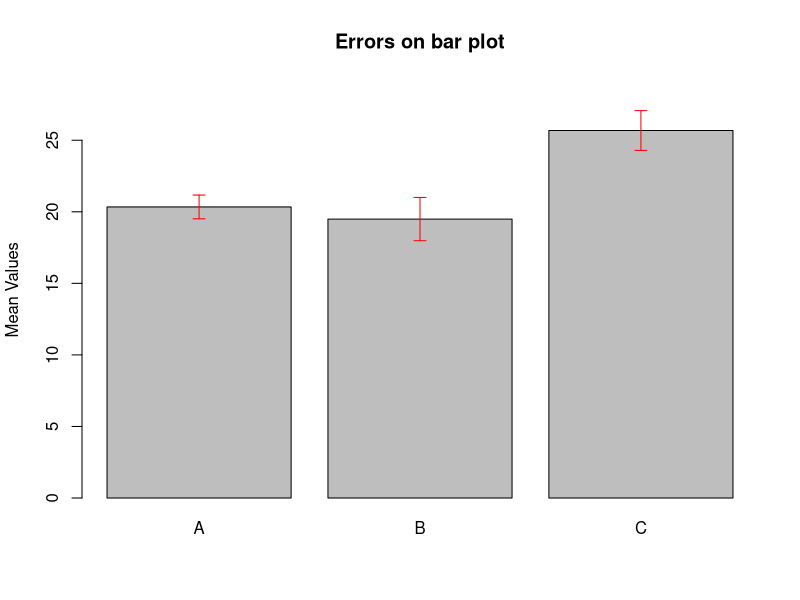
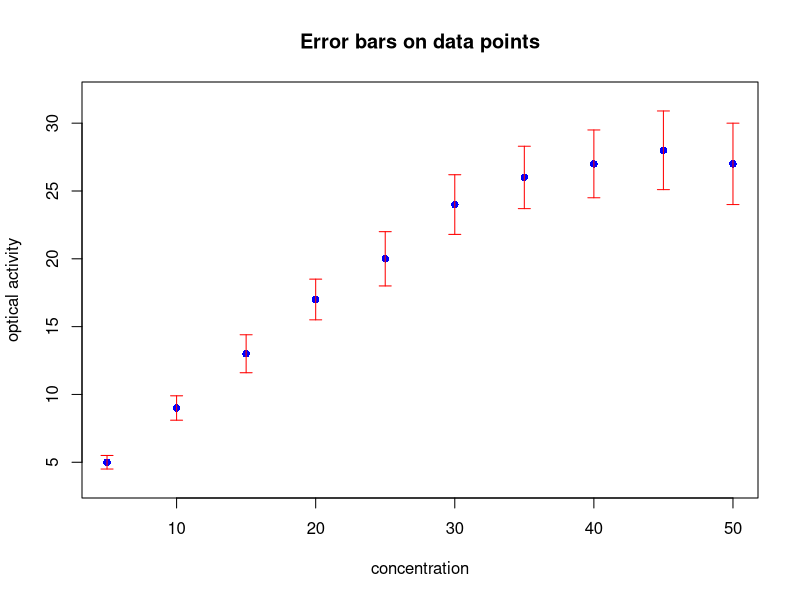

These charts were generated, in order, by the following R code:
######## LAB-14 (DATE: 24-4-25) ########

######## Section-1 (Error bars, covariance and correlation) ########
# An error is a small line segment around each point (X,Y) representing the uncertainity in the measured value Y.

### Q-1.1 (Error bars on bar plots)

means <- c(20.34, 19.49, 25.68)
stderr <- c(0.83, 1.51, 1.39)
mean_labels <- c('A', 'B', 'C')

# Make a bar plot with the following features: the three means should be labeled as ‘A’, ‘B’ and ‘C’, grey filled bars, plot title as ’Errors on bar plot’.
bar_pos <- barplot(means, names.arg = mean_labels, col='grey', ylim=c(0, max(means+stderr)+2), main="Errors on bar plot", ylab="Mean Values")

# Use the arrows() function to plot the error bars. 
# arrows(x0, y0, x1, y1, length, angle, code = 2, col, lty, lwd ) where the arrow is drawn from (x0,y0) to (x1,y1), with given length, angle between the arrow head and arrow
# head, and code to specify whether arrow heads at one end or both.
arrows(x0 = bar_pos, y0 = means + stderr, x1 = bar_pos, y1 = means - stderr, angle = 90, code = 3, length = 0.06, col='red')

# Interpretation:
# Group-A: Moderate mean, smallest standard error, so most precise with less uncertainty.
# Group-B: Lowest mean, largest standard error, so it is least precise with the most uncertainty in the mean.
# Group-C: Highest mean, standard error is bit lower than group-B but higher than group-A (moderate uncertainty).
# Hence, group-A is the most reliable and group-B is the least reliable.

### Q-1.2 (Error bars on (x,y) plots)

x <- c(5, 10, 15, 20, 25, 30, 35, 40, 45, 50)
y <- c(5, 9, 13, 17, 20, 24, 26, 27, 28, 27)
errors <- c(0.5, 0.9, 1.4, 1.5, 2.0, 2.2, 2.3, 2.5, 2.9, 3.0)

# Plot (x,y) with points and xlabel ‘concentration’ and ylabel ‘optical activity’ and plot title as ‘Error bars on data points”.
plot(x, y, pch = 16,    # solid circle point
  col = "blue", main = "Error bars on data points", xlab = "concentration", ylab = "optical activity",     
  ylim = c(min(y - errors)-1, max(y + errors)+1)   # extend y-limits for error bars
)

# Use the arrows() function to plot the error bars, only difference is in the first 4 arguments: arrows(x,y+errors,x,y-errors,.....).
arrows(x0 = x, y0 = y + errors, x1 = x, y1 = y - errors, angle = 90, code = 3, length = 0.06, col='red')

# Interpretation:
# It shows a positive relationship b/w concentration & optical activity. As the concentration increases, the optical activity generally increases.
# Red vertical error bars represent the variability (standard errors) in the optical activity measurements.
# Error margins widen slightly at higher concentrations, indicating more variability in those measurements.

### Q-1.3 (Covariance and Pearson’s correlation coefficient)

# For a univariate sample, the functions cov() and cor() return a number, for multivariate samples, these functions returns a matrix.
x <- c(10, 20, 30, 40, 50, 60, 70, 80, 90, 100)
y <- c(95, 220, 279, 424, 499, 540, 720, 880, 950, 1200)

# Covariance measures how two variables change together, indicating the direction of their relationship (positive or negative).
# Formula: Cov(x, y) = (1/n)*summation((xi-X_bar)*(yi-Y_bar)
cat("Covariance between", x, "and", y, ":", cov(x, y), "\n")    # Output: 10549.44

# Pearson's correlation coefficient quantifies the strength and direction of a linear relationship between two variables.
# Formula: r = Cov(x, y) / (sigma_x * sigma_y)
cat("Correlation between", x, "and", y, ":", cor(x, y), "\n")   # Output: 0.9882467
cat("Correlation matrix of 'longley' dataset:\n", cor(longley))   # Built-in multivariate dataset

######## Section-2 (One sample tests) ########

# Q-2.1 (One sample Z test)

# Q-2.1.a: Write a function to perform one sample Z test, where given a data set x that is randomly drawn from a Gaussian distribution of population mean μ and standard
# deviation σ, the function returns the conclusions of the test along with the computed statistic values. The function should be defined as one_sample_Ztest(x,sigma,muzero, alpha,null)
# where x is the data vector, sigma is the population standard deviation, muzero is the population mean for comparison, alpha is the significance level (usually 0.05) and 
# null is a string indicating type of null hypothesis. The possible values of null should be equal, less_than_or_equal or more_than_or_equal. 
# The function should return a vector with two numbers and the conclusion: p-value and the Z-value and the statistical conclusion.

generate_gaussian_data <- function(n, mu, sigma) {  # n: no. of data points to generate
    if (n<=0 || !is.numeric(n)) {
      stop("n must be a positive no.")
    }
    if (!is.numeric(mu) || !is.numeric(sigma) || sigma<=0) {
      stop("mu must be numeric & sigma must be a positive no.")
    }
    x <- rnorm(n, mean=mu, sd=sigma)
    return(x)
  }

one_sample_Ztest <- function(x, sigma, muzero, alpha, null) {
  sample_mean <- mean(x)
  sample_size <- length(x)
  z_value <- (sample_mean - muzero) / (sigma / sqrt(sample_size))   # Z-statistic formula: (x_bar - mu0) / (sigma / sqrt(n))
  # Calculate p-value based on null hypothesis -
  if (null == 'equal') {    # Sample mean = Population mean
    p_value <- 2 * (1-pnorm(abs(z_value)))   # Two-tailed test
  } else if (null == "less than or equal") {    # Sample mean is less than or equal to the population mean.
    p_value <- pnorm(z_value)   # Left-tailed test ; p-value is the probability to the left of the Z-value on the Z-distribution.
  } else if (null == "more than or equal") {
    p_value <- 1-pnorm(z_value)   # Right-tailed test ; p-value is the probability to the right of the Z-value on the Z-distribution.
  } else {
    stop("Invalid null hypothesis type.")
  }
  result <- c(z_value=z_value, p_value=p_value)
  # Make decision based on p-value and alpha -
  if (p_value < alpha) {
    conclusion <- "Reject null hypothesis (H0)"
  } else {
    conclusion <- "Fail to reject null hypothesis"
  }
  cat("Statistical Conclusion:", conclusion, "\n")
  return(result)
}
x <- generate_gaussian_data(n=40, mu=125, sigma=15)   # n>30 (for Z-test)
one_sample_Ztest(x, sigma=15, muzero=120, alpha=0.05, null='equal')

# Q-2.1.b: 
x1 <- c(141.5, 152.3, 121.2, 123.0, 151.6, 124.8, 138.9, 137.4, 145.6, 135.6, 135.4, 121.5)
one_sample_Ztest(x1, sigma=14.5, muzero=124.6, alpha=0.05, null='equal')   # null hypo.: mu=mu0

# Q-2.2 (One sample t-test)

# Q-2.2.a: Write a function to perform a one sample t-test given a data set x that is randomly drawn from a Gaussian distribution of population mean μ and standard deviation σ.
# The function should return the conclusions of the test along with the statistic values. Function should be defined as one_sample_t_test(x, muzero, alpha, null),
# where the arguments have the same meaning as above.
one_sample_t_test <- function(x, muzero, alpha, null) {
  sample_mean <- mean(x)
  sample_sd <- sd(x)  # Population S.D. is unknown, so sample S.D. is used as an estimate of the poulation S.D. 
  sample_size <- length(x)
  t_value <- (sample_mean - muzero) / (sample_sd / sqrt(sample_size))
  df <- sample_size - 1   # Degrees of freedom
  # Calculate p-value based on null hypothesis -
  if (null == 'equal') {    # Two-tailed test
    p_value <- 2 * (1 - pt(abs(t_value), df))   # pt() function is used to calculate the CDF for the t-distribution.
  } else if (null == "less_than_or_equal") {    # Left-tailed test
    p_value <- pt(t_value, df)
  } else if (null == "more_than_or_equal") {    # Right-tailed test
    p_value <- 1 - pt(t_value, df)
  } else {
    stop("Invalid null hypothesis type.")
  }
  result <- c(t_value = t_value, p_value = p_value)
  # Decision based on p-value and alpha
  if (p_value < alpha) {
    conclusion <- "Reject null hypothesis (H0)"
  } else {
    conclusion <- "Fail to reject null hypothesis"
  }
  cat("Statistical Conclusion:", conclusion, "\n")
  return(result)
}
x2 <- generate_gaussian_data(n = 15, mu = 125, sigma = 15)   # n < 30 for t-test
one_sample_t_test(x2, muzero = 120, alpha = 0.05, null = 'equal')

# Q-2.2.b:
x3 <- c(96.0, 104.0, 99.1, 97.6, 99.4, 92.8, 105.6, 97.2, 96.8, 92.1, 100.6, 101.5, 100.7, 97.3, 99.6, 105.9)
one_sample_t_test(x3, muzero = 100, alpha = 0.05, null = 'equal')    # H0: mu=mu0